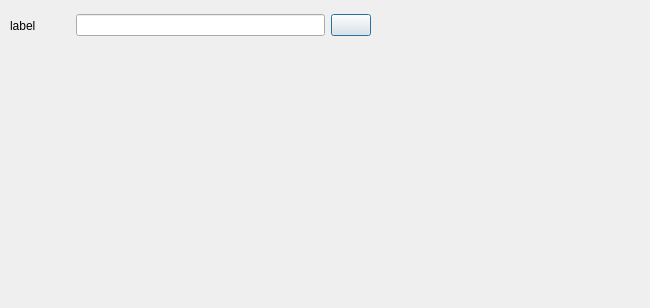
<?xml version="1.0" encoding="UTF-8"?>
<ui version="4.0">
 <class>noraMDagNodeSelectWidget</class>
 <widget class="QDialog" name="noraMDagNodeSelectWidget">
  <property name="geometry">
   <rect>
    <x>0</x>
    <y>0</y>
    <width>650</width>
    <height>308</height>
   </rect>
  </property>
  <property name="windowTitle">
   <string>Dialog</string>
  </property>
  <property name="styleSheet">
   <string notr="true"/>
  </property>
  <widget class="QWidget" name="layoutWidget">
   <property name="geometry">
    <rect>
     <x>10</x>
     <y>10</y>
     <width>361</width>
     <height>31</height>
    </rect>
   </property>
   <layout class="QHBoxLayout" name="selectLayout">
    <item>
     <widget class="QLabel" name="label">
      <property name="sizePolicy">
       <sizepolicy hsizetype="Minimum" vsizetype="Preferred">
        <horstretch>0</horstretch>
        <verstretch>0</verstretch>
       </sizepolicy>
      </property>
      <property name="minimumSize">
       <size>
        <width>60</width>
        <height>0</height>
       </size>
      </property>
      <property name="text">
       <string>label</string>
      </property>
     </widget>
    </item>
    <item>
     <widget class="QLineEdit" name="lineEdit"/>
    </item>
    <item>
     <widget class="QPushButton" name="pushButton">
      <property name="sizePolicy">
       <sizepolicy hsizetype="Minimum" vsizetype="Fixed">
        <horstretch>0</horstretch>
        <verstretch>0</verstretch>
       </sizepolicy>
      </property>
      <property name="minimumSize">
       <size>
        <width>40</width>
        <height>0</height>
       </size>
      </property>
      <property name="maximumSize">
       <size>
        <width>40</width>
        <height>16777215</height>
       </size>
      </property>
      <property name="text">
       <string/>
      </property>
     </widget>
    </item>
   </layout>
  </widget>
 </widget>
 <resources/>
 <connections/>
</ui>
